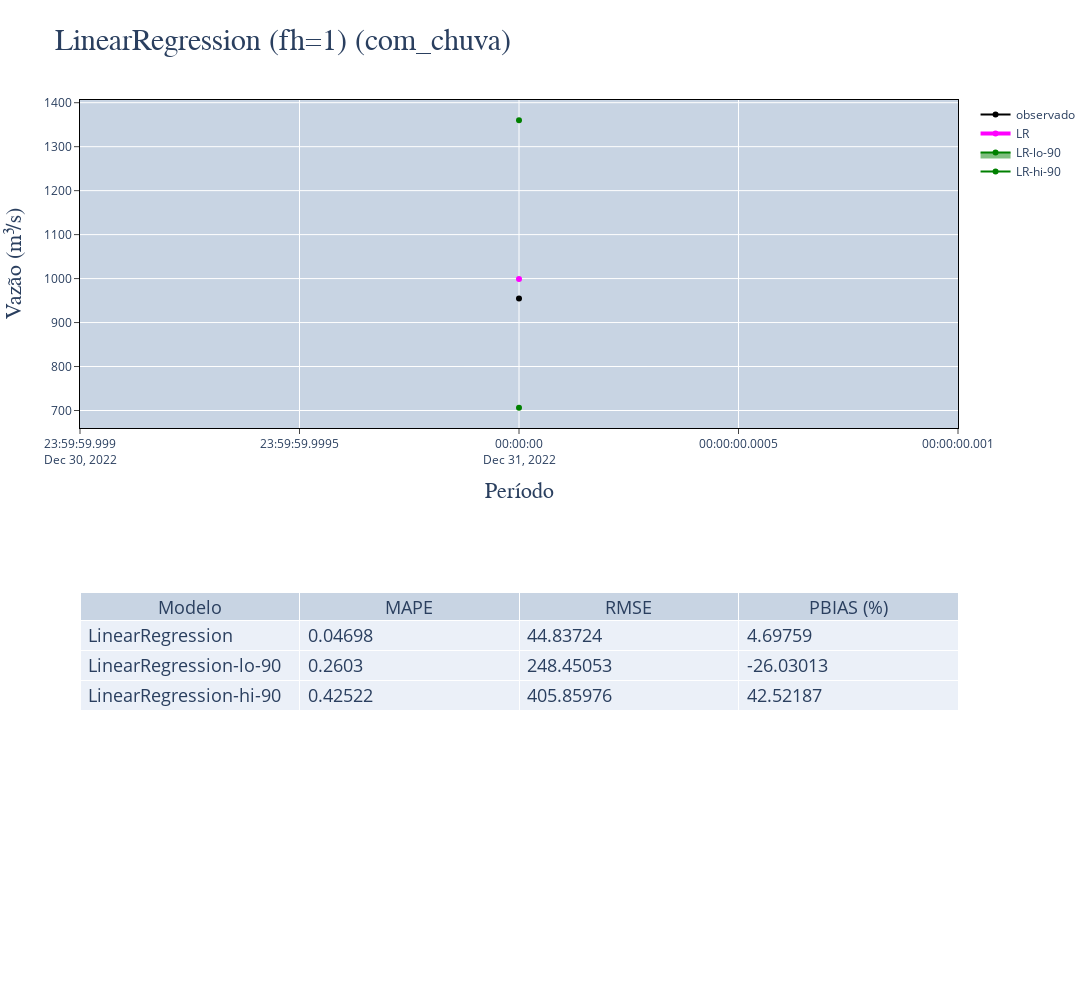
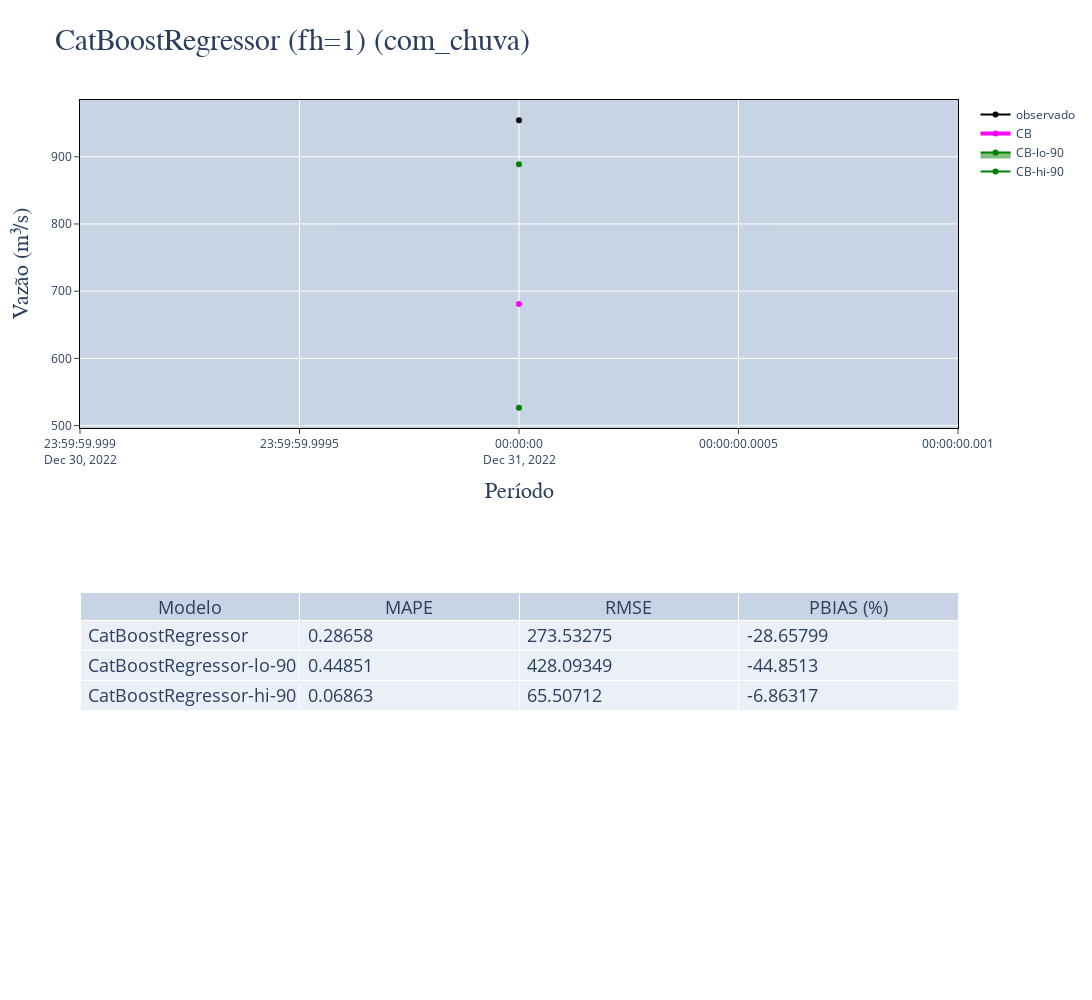
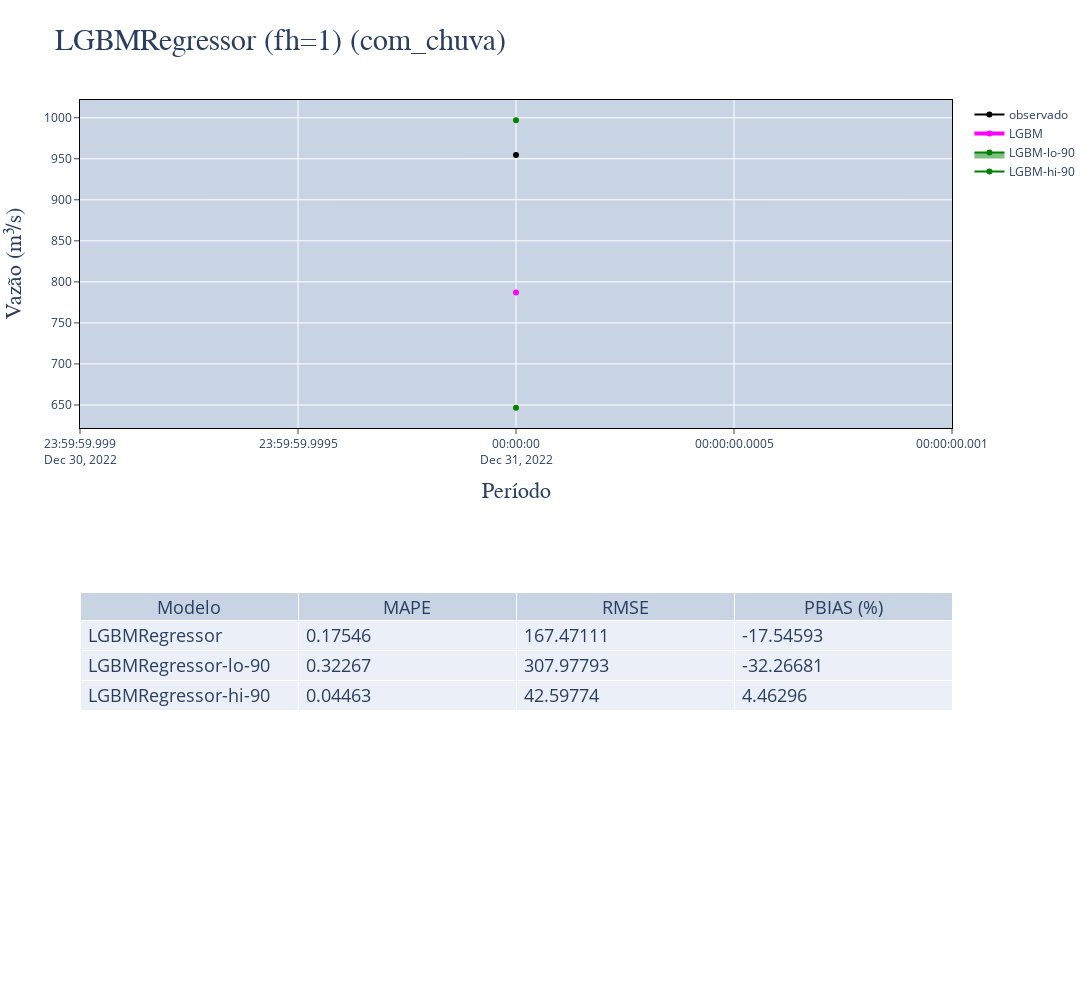
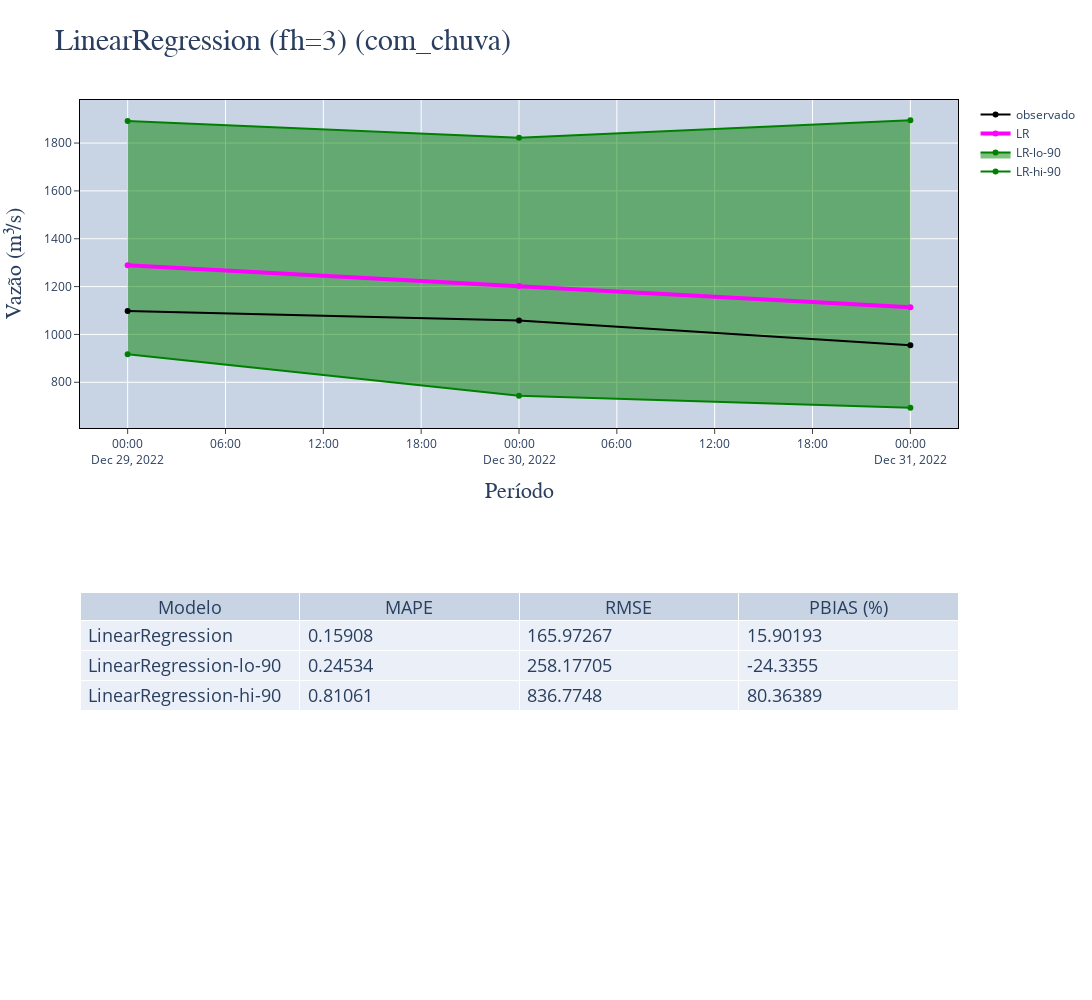

The notebook cell saved with these charts, in order:
### Markdown cell above
## SKForecast

### Code cell
for f in fh_v:
    treino = df_dados_log.iloc[:-f, :].copy() 
    teste = df_dados_log.iloc[-f:, :].copy()

    modelos = {
        "LinearRegression": [LinearRegression(), "LR"],
        "CatBoostRegressor": [CatBoostRegressor(random_seed=SEED, cat_features=atributos_categoricos, verbose=False), "CB"],
        "LGBMRegressor": [LGBMRegressor(random_state=SEED, objective='regression', verbose=-1), "LGBM"]
    }

    # Isso é exclusivo para o LightGBM, passado no momento do 'fit'.
    lgbm_fit_arg = {"categorical_feature": atributos_categoricos}

    for chave, item in modelos.items():
        forecaster = ForecasterAutoreg(
            regressor=item[0],
            lags=look_back,
            fit_kwargs=lgbm_fit_arg if chave == "LGBMRegressor" else None
        )

        # Backtesting quando passa "step=f" dá o mesmo que executar apenas o "predict"
        metrics_baseline, y_pred = backtesting_forecaster(
            forecaster=forecaster,
            y=df_dados_log[target].y,
            exog=df_dados_log.drop(columns=target),
            steps=f,
            metric='mean_absolute_percentage_error',
            initial_train_size=len(treino),
            refit=True,
            n_jobs='auto',
            interval=[5, 95],
            verbose=False,
            show_progress=False
        )

        df_resultado = pd.merge(
            left=teste.y,
            right=y_pred,
            left_index=True,
            right_index=True
        )
      
        # Precisa ajustar os nomes das colunas para plotar
        df_resultado = df_resultado.rename(columns={
            "pred": "{}".format(chave),
            "lower_bound": "{c}-lo-{i}".format(c=chave, i=intervalos_previsao_plotar[0]),
            "upper_bound": "{c}-hi-{i}".format(c=chave, i=intervalos_previsao_plotar[0])
        })

        # Antes de plotar, vou retornar da transformação logarítmica
        for c in df_resultado.select_dtypes(include=['float64', 'int64']).columns.to_list():
            df_resultado[c] = np.expm1(df_resultado[c])
      
        plot_resultados(
            df_merged=df_resultado,
            modelo="{}".format(chave),
            nome_curto=item[1],
            fh=f,
            titulo="{md} (fh={fh}) ({c})".format(md=chave, fh=f, c=cenario2),
            niveis=intervalos_previsao_plotar,
            cores=["green"],
            pasta_dstn=pasta_resultados+cenario2,
            indice_ds=True,
            salvar=False #SALVAR_PLOTS
        )

### Figure 1 — Plotly figure (JSON) as saved in the notebook; plotly's stock layout.template omitted (floating-point values rounded to 4 significant figures)
{"data": [{"line": {"color": "green"}, "mode": "lines+markers", "name": "LR-hi-90", "type": "scatter", "x": ["2022-12-31T00:00:00"], "xaxis": "x", "y": [1360.0], "yaxis": "y"}, {"fill": "tonexty", "line": {"color": "green"}, "mode": "lines+markers", "name": "LR-lo-90", "type": "scatter", "x": ["2022-12-31T00:00:00"], "xaxis": "x", "y": [706.0], "yaxis": "y"}, {"line": {"color": "magenta", "width": 4}, "mode": "lines+markers", "name": "LR", "type": "scatter", "x": ["2022-12-31T00:00:00"], "xaxis": "x", "y": [999.3], "yaxis": "y"}, {"line": {"color": "black", "width": 2}, "mode": "lines+markers", "name": "observado", "type": "scatter", "x": ["2022-12-31T00:00:00"], "xaxis": "x", "y": [954.5], "yaxis": "y"}, {"cells": {"align": "left", "font": {"size": 18}, "height": 30, "values": [["LinearRegression", "LinearRegression-lo-90", "LinearRegression-hi-90"], [0.04698, 0.2603, 0.4252], [44.84, 248.5, 405.9], [4.698, -26.03, 42.52]]}, "domain": {"x": [0, 1], "y": [0, 0.4]}, "header": {"align": "center", "font": {"size": 18}, "values": ["Modelo", "MAPE", "RMSE", "PBIAS (%)"]}, "type": "table"}], "layout": {"height": 1000, "hovermode": "x unified", "plot_bgcolor": "#c8d4e3", "title": {"font": {"family": "system-ui", "size": 30}, "text": "LinearRegression (fh=1) (com_chuva)"}, "width": 1500, "xaxis": {"anchor": "y", "domain": [0, 1], "linecolor": "black", "mirror": true, "showline": true, "ticks": "outside", "title": {"font": {"family": "system-ui", "size": 22}, "text": "Período"}}, "yaxis": {"anchor": "x", "domain": [0.6, 1], "linecolor": "black", "mirror": true, "showline": true, "ticks": "outside", "title": {"font": {"family": "system-ui", "size": 22}, "text": "Vazão (m³/s)"}}}}

### Figure 2 — Plotly figure (JSON) as saved in the notebook; plotly's stock layout.template omitted (floating-point values rounded to 4 significant figures)
{"data": [{"line": {"color": "green"}, "mode": "lines+markers", "name": "CB-hi-90", "type": "scatter", "x": ["2022-12-31T00:00:00"], "xaxis": "x", "y": [889.0], "yaxis": "y"}, {"fill": "tonexty", "line": {"color": "green"}, "mode": "lines+markers", "name": "CB-lo-90", "type": "scatter", "x": ["2022-12-31T00:00:00"], "xaxis": "x", "y": [526.4], "yaxis": "y"}, {"line": {"color": "magenta", "width": 4}, "mode": "lines+markers", "name": "CB", "type": "scatter", "x": ["2022-12-31T00:00:00"], "xaxis": "x", "y": [680.9], "yaxis": "y"}, {"line": {"color": "black", "width": 2}, "mode": "lines+markers", "name": "observado", "type": "scatter", "x": ["2022-12-31T00:00:00"], "xaxis": "x", "y": [954.5], "yaxis": "y"}, {"cells": {"align": "left", "font": {"size": 18}, "height": 30, "values": [["CatBoostRegressor", "CatBoostRegressor-lo-90", "CatBoostRegressor-hi-90"], [0.2866, 0.4485, 0.06863], [273.5, 428.1, 65.51], [-28.66, -44.85, -6.863]]}, "domain": {"x": [0, 1], "y": [0, 0.4]}, "header": {"align": "center", "font": {"size": 18}, "values": ["Modelo", "MAPE", "RMSE", "PBIAS (%)"]}, "type": "table"}], "layout": {"height": 1000, "hovermode": "x unified", "plot_bgcolor": "#c8d4e3", "title": {"font": {"family": "system-ui", "size": 30}, "text": "CatBoostRegressor (fh=1) (com_chuva)"}, "width": 1500, "xaxis": {"anchor": "y", "domain": [0, 1], "linecolor": "black", "mirror": true, "showline": true, "ticks": "outside", "title": {"font": {"family": "system-ui", "size": 22}, "text": "Período"}}, "yaxis": {"anchor": "x", "domain": [0.6, 1], "linecolor": "black", "mirror": true, "showline": true, "ticks": "outside", "title": {"font": {"family": "system-ui", "size": 22}, "text": "Vazão (m³/s)"}}}}

### Figure 3 — Plotly figure (JSON) as saved in the notebook; plotly's stock layout.template omitted (floating-point values rounded to 4 significant figures)
{"data": [{"line": {"color": "green"}, "mode": "lines+markers", "name": "LGBM-hi-90", "type": "scatter", "x": ["2022-12-31T00:00:00"], "xaxis": "x", "y": [997.1], "yaxis": "y"}, {"fill": "tonexty", "line": {"color": "green"}, "mode": "lines+markers", "name": "LGBM-lo-90", "type": "scatter", "x": ["2022-12-31T00:00:00"], "xaxis": "x", "y": [646.5], "yaxis": "y"}, {"line": {"color": "magenta", "width": 4}, "mode": "lines+markers", "name": "LGBM", "type": "scatter", "x": ["2022-12-31T00:00:00"], "xaxis": "x", "y": [787.0], "yaxis": "y"}, {"line": {"color": "black", "width": 2}, "mode": "lines+markers", "name": "observado", "type": "scatter", "x": ["2022-12-31T00:00:00"], "xaxis": "x", "y": [954.5], "yaxis": "y"}, {"cells": {"align": "left", "font": {"size": 18}, "height": 30, "values": [["LGBMRegressor", "LGBMRegressor-lo-90", "LGBMRegressor-hi-90"], [0.1755, 0.3227, 0.04463], [167.5, 308.0, 42.6], [-17.55, -32.27, 4.463]]}, "domain": {"x": [0, 1], "y": [0, 0.4]}, "header": {"align": "center", "font": {"size": 18}, "values": ["Modelo", "MAPE", "RMSE", "PBIAS (%)"]}, "type": "table"}], "layout": {"height": 1000, "hovermode": "x unified", "plot_bgcolor": "#c8d4e3", "title": {"font": {"family": "system-ui", "size": 30}, "text": "LGBMRegressor (fh=1) (com_chuva)"}, "width": 1500, "xaxis": {"anchor": "y", "domain": [0, 1], "linecolor": "black", "mirror": true, "showline": true, "ticks": "outside", "title": {"font": {"family": "system-ui", "size": 22}, "text": "Período"}}, "yaxis": {"anchor": "x", "domain": [0.6, 1], "linecolor": "black", "mirror": true, "showline": true, "ticks": "outside", "title": {"font": {"family": "system-ui", "size": 22}, "text": "Vazão (m³/s)"}}}}

### Figure 4 — Plotly figure (JSON) as saved in the notebook; plotly's stock layout.template omitted (floating-point values rounded to 4 significant figures)
{"data": [{"line": {"color": "green"}, "mode": "lines+markers", "name": "LR-hi-90", "type": "scatter", "x": ["2022-12-29T00:00:00", "2022-12-30T00:00:00", "2022-12-31T00:00:00"], "xaxis": "x", "y": [1892.0, 1822.0, 1896.0], "yaxis": "y"}, {"fill": "tonexty", "line": {"color": "green"}, "mode": "lines+markers", "name": "LR-lo-90", "type": "scatter", "x": ["2022-12-29T00:00:00", "2022-12-30T00:00:00", "2022-12-31T00:00:00"], "xaxis": "x", "y": [916.9, 743.4, 693.1], "yaxis": "y"}, {"line": {"color": "magenta", "width": 4}, "mode": "lines+markers", "name": "LR", "type": "scatter", "x": ["2022-12-29T00:00:00", "2022-12-30T00:00:00", "2022-12-31T00:00:00"], "xaxis": "x", "y": [1289.0, 1203.0, 1114.0], "yaxis": "y"}, {"line": {"color": "black", "width": 2}, "mode": "lines+markers", "name": "observado", "type": "scatter", "x": ["2022-12-29T00:00:00", "2022-12-30T00:00:00", "2022-12-31T00:00:00"], "xaxis": "x", "y": [1098.0, 1058.0, 954.5], "yaxis": "y"}, {"cells": {"align": "left", "font": {"size": 18}, "height": 30, "values": [["LinearRegression", "LinearRegression-lo-90", "LinearRegression-hi-90"], [0.1591, 0.2453, 0.8106], [166.0, 258.2, 836.8], [15.9, -24.34, 80.36]]}, "domain": {"x": [0, 1], "y": [0, 0.4]}, "header": {"align": "center", "font": {"size": 18}, "values": ["Modelo", "MAPE", "RMSE", "PBIAS (%)"]}, "type": "table"}], "layout": {"height": 1000, "hovermode": "x unified", "plot_bgcolor": "#c8d4e3", "title": {"font": {"family": "system-ui", "size": 30}, "text": "LinearRegression (fh=3) (com_chuva)"}, "width": 1500, "xaxis": {"anchor": "y", "domain": [0, 1], "linecolor": "black", "mirror": true, "showline": true, "ticks": "outside", "title": {"font": {"family": "system-ui", "size": 22}, "text": "Período"}}, "yaxis": {"anchor": "x", "domain": [0.6, 1], "linecolor": "black", "mirror": true, "showline": true, "ticks": "outside", "title": {"font": {"family": "system-ui", "size": 22}, "text": "Vazão (m³/s)"}}}}
